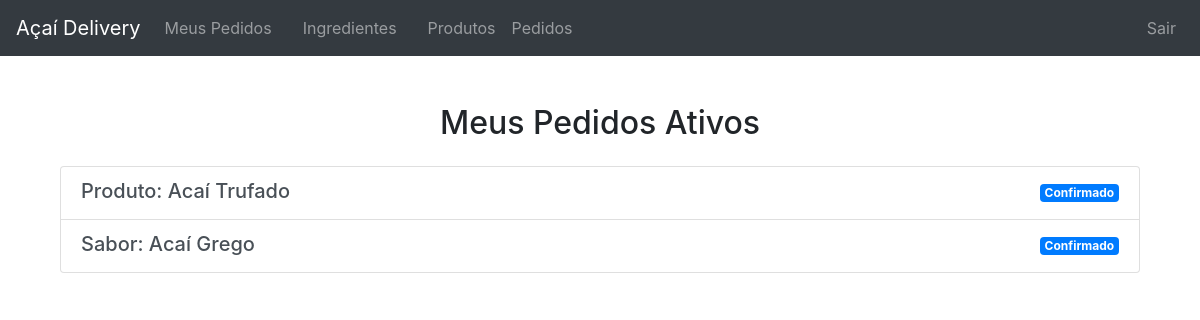
/meus-pedidos/ (signed in), run on an earlier commit of the app's database.
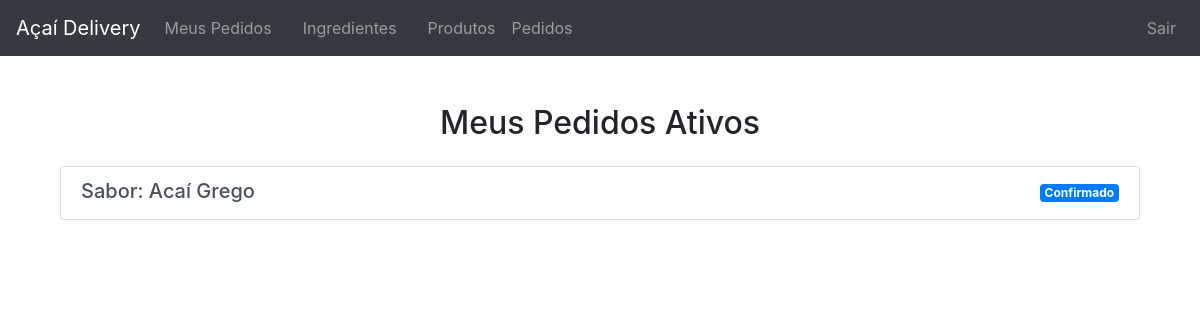
And on a later commit of the database.
### pedido/models.py (models this page shows, shortened)
class PedidoProduto(models.Model):
    usuario = models.ForeignKey(User, on_delete=models.CASCADE)
    produto = models.ForeignKey(Produto, on_delete=models.CASCADE)
    tamanho = models.ForeignKey(Tamanho, on_delete=models.CASCADE)
    quantidade = models.PositiveIntegerField(default=1)
    data_pedido = models.DateTimeField(auto_now_add=True)
    imagem = models.ImageField(upload_to='produtos/', blank=True, null=True)
    METODOS_PAGAMENTO = [
        ('pagamento_na_entrega', 'Pagar na Entrega'),
    ]
    metodo_pagamento = models.CharField(max_length=20, choices=METODOS_PAGAMENTO, default='pagamento_na_entrega')
    STATUS_PEDIDO = [
        ('pendente', 'Pendente'),
        ('confirmado', 'Confirmado'),
        ('em_transito', 'Em Trânsito'),
        ('entregue', 'Entregue'),
    ]
    status = models.CharField(max_length=20, choices=STATUS_PEDIDO, default='pendente')

class PedidoPersonalizado(models.Model):
    usuario = models.ForeignKey(User, on_delete=models.CASCADE)
    sabor = models.ForeignKey(Sabor, on_delete=models.CASCADE)
    acompanhamentos = models.ManyToManyField(Acompanhamento, blank=True)
    tamanho = models.ForeignKey(Tamanho, on_delete=models.CASCADE)
    quantidade = models.PositiveIntegerField(default=1)
    data_pedido = models.DateTimeField(auto_now_add=True)
    METODOS_PAGAMENTO = [
        ('pagamento_na_entrega', 'Pagar na Entrega'),
    ]
    metodo_pagamento = models.CharField(max_length=20, choices=METODOS_PAGAMENTO, default='pagamento_na_entrega')
    STATUS_PEDIDO = [
        ('pendente', 'Pendente'),
        ('confirmado', 'Confirmado'),
        ('em_transito', 'Em Trânsito'),
        ('entregue', 'Entregue'),
    ]
    status = models.CharField(max_length=20, choices=STATUS_PEDIDO, default='pendente')

### produto/models.py (models this page shows, shortened)
class Produto(models.Model):
    nome = models.CharField(max_length=100)
    preco = models.DecimalField(max_digits=6, decimal_places=2)
    sabor = models.ManyToManyField(Sabor, blank=True)
    acompanhamentos = models.ManyToManyField(Acompanhamento, blank=True)
    imagem = models.ImageField(upload_to='images/produtos/', null=True, blank=True)

### ingrediente/models.py (models this page shows, shortened)
class Sabor(models.Model):
    nome = models.CharField(max_length=100)
    preco_adicional = models.DecimalField(max_digits=5, decimal_places=2)

### pedido/views.py (the view)
# urls.py: path('meus-pedidos/', views.meus_pedidos, name='meus_pedidos'),
@login_required
def meus_pedidos(request):
    usuario = request.user
    pedidos_produto = PedidoProduto.objects.filter(usuario=usuario).exclude(status='entregue')
    pedidos_personalizado = PedidoPersonalizado.objects.filter(usuario=usuario).exclude(status='entregue')
    tem_pedidos = pedidos_produto.exists() or pedidos_personalizado.exists()
    return render(request, 'pedido/meus_pedidos.html', {
        'pedidos_produto': pedidos_produto,
        'pedidos_personalizado': pedidos_personalizado,
        'tem_pedidos': tem_pedidos
    })

### templates/pedido/meus_pedidos.html (shortened to what this page needs)
{% extends 'base.html' %}
{% block content %}
<div class="container mt-4">
    <h2 class="text-center mb-4">Meus Pedidos Ativos</h2>
    {% if tem_pedidos %}
        <div class="list-group">
            {% for pedido in pedidos_produto %}
                <a href="{% url 'pedido_confirmado' pedido_id=pedido.id tipo_pedido='produto' %}" class="list-group-item list-group-item-action d-flex justify-content-between align-items-center">
                    <div>
                        <h5 class="mb-1">Produto: {{ pedido.produto.nome }}</h5>
                    </div>
                    <span class="badge badge-primary text-right">{{ pedido.get_status_display }}</span>
                </a>
            {% endfor %}
            {% for pedido in pedidos_personalizado %}
                <a href="{% url 'pedido_confirmado' pedido_id=pedido.id tipo_pedido='personalizado' %}" class="list-group-item list-group-item-action d-flex justify-content-between align-items-center">
                    <div>
                        <h5 class="mb-1">Sabor: {{ pedido.sabor.nome }}</h5>
                    </div>
                    <span class="badge badge-primary text-right">{{ pedido.get_status_display }}</span>
                </a>
            {% endfor %}
        </div>
    {% else %}
        <p class="text-center">Você não tem pedidos.</p>
    {% endif %}
</div>
{% endblock %}

What changed in the data, as far as the page shows it:
removed PedidoProduto: produto.nome "Acaí Trufado", status "Confirmado"
